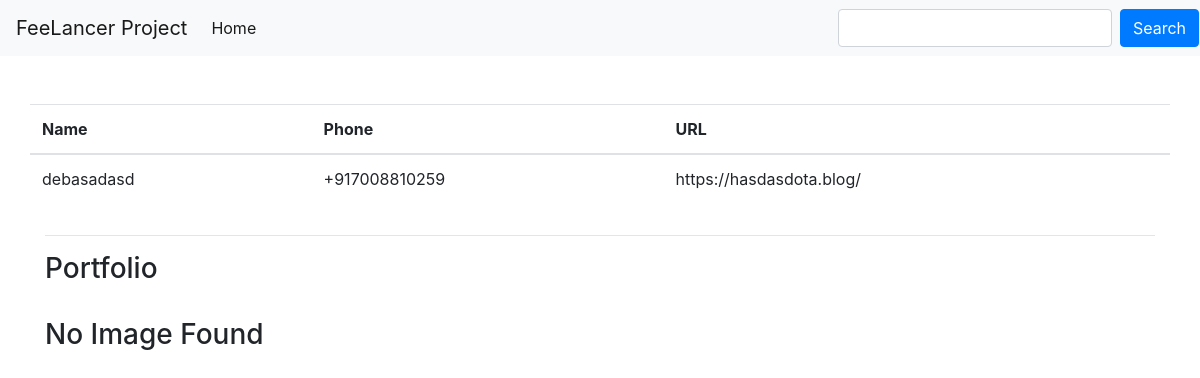
The page /images/4/ on the database its author committed.
### freelancer_profile/models.py (models this page shows)
class Freelancer(models.Model):
    name = models.CharField(_("Name"), max_length=50)
    url = models.URLField(_("URL"), max_length=200)
    phone = PhoneNumberField()
    created = models.DateTimeField(auto_now_add=True)
    modified = models.DateTimeField(auto_now=True)

### freelancer_profile/views.py (the view)
# urls.py: path("images/<int:id>/", view=get_behance_images, name="get_image"),
def get_behance_images(request,id):
    options = Options()
    options.headless = True
    options.add_argument("--window-size=1920,1080")
    driver = webdriver.Chrome(options=options)
    user = get_object_or_404(Freelancer,pk=id)
    img_urls =  set()
    driver.get(user.url)
    all_images = driver.find_elements_by_xpath('//div[@class="Cover-content-2R2"]/img')
    for actual_image in all_images:
        if actual_image.get_attribute('src') and 'https' in actual_image.get_attribute('src'):
            img_urls.add(actual_image.get_attribute('src'))
    print(all_images)
    driver.close()
    context = {
        'freelancer' : user,
        'all_images' : img_urls,
     }
    return render(request, 'freelancer_profile/get_images.html', context=context)

### templates/freelancer_profile/get_images.html
{% extends "base.html" %}
{% load crispy_forms_tags %}
{% block content %}
<div class="row mt-5">
        <table class="table">
        <thead>
            <tr>
            <th scope="col">Name</th>
            <th scope="col">Phone</th>
            <th scope="col">URL</th>
            </tr>
        </thead>
        <tbody>
                <tr>
                    <td>{{freelancer.name}}</td>
                    <td>{{freelancer.phone}}</td>
                    <td>{{freelancer.url}}</td>
                </tr>
        </tbody>
        </table>
</div>
<hr>
<div>
    <h3>Portfolio</h3>
    <div class="d-flex flex-wrap pt-4">
        <br>
        {% if all_images %}
            {% for imagelink in all_images %}
            <img src="{{imagelink}}" alt="" class="img-thumbnail">
            {% endfor %}
        {% else %}
            <h3>No Image Found</h3>
        {% endif %}
    </div>
</div>
{% endblock content %}

### rows shown on the page
Freelancer: name "debasadasd", phone "+917008810259", url "https://hasdasdota.blog/"
